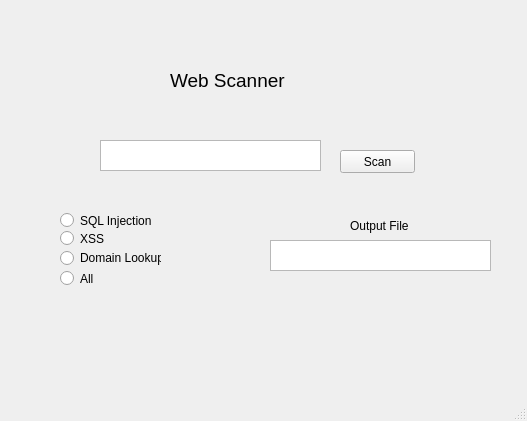
<?xml version="1.0" encoding="UTF-8"?>
<ui version="4.0">
 <class>MainWindow</class>
 <widget class="QMainWindow" name="MainWindow">
  <property name="geometry">
   <rect>
    <x>0</x>
    <y>0</y>
    <width>527</width>
    <height>421</height>
   </rect>
  </property>
  <property name="windowTitle">
   <string>MainWindow</string>
  </property>
  <widget class="QWidget" name="centralwidget">
   <widget class="QPushButton" name="scanButton">
    <property name="geometry">
     <rect>
      <x>340</x>
      <y>150</y>
      <width>75</width>
      <height>23</height>
     </rect>
    </property>
    <property name="text">
     <string>Scan</string>
    </property>
   </widget>
   <widget class="QLabel" name="outputlabel">
    <property name="geometry">
     <rect>
      <x>350</x>
      <y>210</y>
      <width>111</width>
      <height>31</height>
     </rect>
    </property>
    <property name="text">
     <string>Output File</string>
    </property>
   </widget>
   <widget class="QLabel" name="heading">
    <property name="geometry">
     <rect>
      <x>170</x>
      <y>60</y>
      <width>211</width>
      <height>41</height>
     </rect>
    </property>
    <property name="font">
     <font>
      <pointsize>14</pointsize>
     </font>
    </property>
    <property name="text">
     <string>Web Scanner</string>
    </property>
   </widget>
   <widget class="QRadioButton" name="Injection">
    <property name="geometry">
     <rect>
      <x>60</x>
      <y>210</y>
      <width>111</width>
      <height>21</height>
     </rect>
    </property>
    <property name="text">
     <string>SQL Injection</string>
    </property>
   </widget>
   <widget class="QRadioButton" name="crossSite">
    <property name="geometry">
     <rect>
      <x>60</x>
      <y>230</y>
      <width>82</width>
      <height>17</height>
     </rect>
    </property>
    <property name="text">
     <string>XSS</string>
    </property>
   </widget>
   <widget class="QRadioButton" name="domainLookup">
    <property name="geometry">
     <rect>
      <x>60</x>
      <y>250</y>
      <width>101</width>
      <height>16</height>
     </rect>
    </property>
    <property name="text">
     <string>Domain Lookup</string>
    </property>
   </widget>
   <widget class="QRadioButton" name="all">
    <property name="geometry">
     <rect>
      <x>60</x>
      <y>270</y>
      <width>82</width>
      <height>17</height>
     </rect>
    </property>
    <property name="text">
     <string>All</string>
    </property>
   </widget>
   <widget class="QTextEdit" name="output">
    <property name="geometry">
     <rect>
      <x>270</x>
      <y>240</y>
      <width>221</width>
      <height>31</height>
     </rect>
    </property>
   </widget>
   <widget class="QTextEdit" name="website">
    <property name="geometry">
     <rect>
      <x>100</x>
      <y>140</y>
      <width>221</width>
      <height>31</height>
     </rect>
    </property>
   </widget>
  </widget>
  <widget class="QMenuBar" name="menubar">
   <property name="geometry">
    <rect>
     <x>0</x>
     <y>0</y>
     <width>527</width>
     <height>21</height>
    </rect>
   </property>
  </widget>
  <widget class="QStatusBar" name="statusbar"/>
 </widget>
 <resources/>
 <connections/>
</ui>
